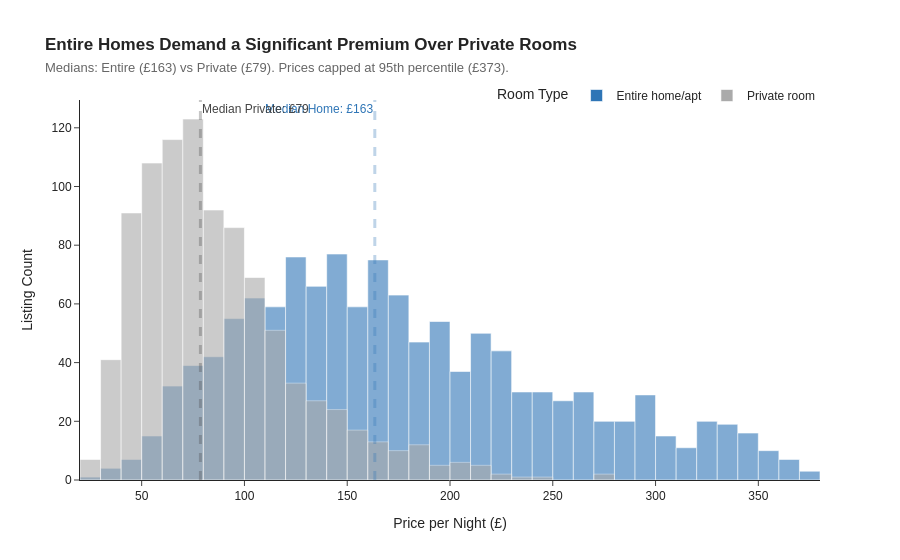

Notebook code cell kept with this figure:
### Markdown cell above
## Task 1 — Histogram: price by room type (overlapping distributions)

**What to build:** A histogram showing price distributions for **Entire home/apt vs Private room** (exclude Shared room — too few observations) overlaid on the same chart.

**Requirements:**
- Both room types on the same chart (use `color='room_type'`)
- `barmode='overlay'` with `opacity=0.6` so both distributions are visible
- A vertical line for the median of EACH room type, differently coloured
- Insight title comparing the two distributions

> 💡 `df_cap[df_cap['room_type'].isin(['Entire home/apt','Private room'])]`

### Code cell
# Task 1
# 1. Filter data for the two room types
df_task1 = df_cap[df_cap['room_type'].isin(['Entire home/apt', 'Private room'])].copy()

# 2. Calculate medians for annotations
med_home = df_task1[df_task1['room_type'] == 'Entire home/apt']['price'].median()
med_private = df_task1[df_task1['room_type'] == 'Private room']['price'].median()

# 3. Create Histogram
fig1 = px.histogram(
    df_task1, 
    x="price", 
    color="room_type",
    barmode='overlay',
    opacity=0.6,
    nbins=40,
    color_discrete_map={'Entire home/apt': '#2E75B6', 'Private room': '#AAAAAA'},
    title="<b>Entire Homes Demand a Significant Premium Over Private Rooms</b><br><span style='font-size:13px; color:#666666'>Medians: Entire (£163) vs Private (£79). Prices capped at 95th percentile (£373).</span>",
    labels={'price': 'Price per Night (£)', 'count': 'Number of Listings'},
    template='simple_white'
)

# 4. Add vertical lines for medians 
fig1.add_vline(
    x=med_home, 
    line_dash="dash", 
    line_color="#2E75B6", 
    line_width=3, 
    layer='above',
    annotation_text=f"Median Home: £{med_home:.0f}", 
    annotation_position="top left",
    annotation_font_color="#2E75B6"
)

fig1.add_vline(
    x=med_private, 
    line_dash="dash", 
    line_color="#444444", 
    line_width=3, 
    layer='above',
    annotation_text=f"Median Private: £{med_private:.0f}", 
    annotation_position="top right", 
    annotation_font_color="#444444"
)
fig1.update_layout(
    font=dict(family="Arial"),
    legend=dict(title="Room Type", orientation='h', y=1.05, x=1, xanchor='right'),
    yaxis_title="Listing Count"
)
fig1.show()

### Figure 1 — Plotly figure (JSON) as saved in the notebook; plotly's stock layout.template omitted (floating-point values rounded to 4 significant figures; data arrays with more than 128 entries replaced by an {"elided": "..."} marker saying what was removed)
{"data": [{"bingroup": "x", "hovertemplate": "room_type=Entire home/apt<br>Price per Night (£)=%{x}<br>count=%{y}<extra></extra>", "legendgroup": "Entire home/apt", "marker": {"color": "#2E75B6", "opacity": 0.6, "pattern": {"shape": ""}}, "name": "Entire home/apt", "nbinsx": 40, "orientation": "v", "showlegend": true, "type": "histogram", "x": {"elided": "1251 float values"}, "xaxis": "x", "yaxis": "y"}, {"bingroup": "x", "hovertemplate": "room_type=Private room<br>Price per Night (£)=%{x}<br>count=%{y}<extra></extra>", "legendgroup": "Private room", "marker": {"color": "#AAAAAA", "opacity": 0.6, "pattern": {"shape": ""}}, "name": "Private room", "nbinsx": 40, "orientation": "v", "showlegend": true, "type": "histogram", "x": {"elided": "942 float values"}, "xaxis": "x", "yaxis": "y"}], "layout": {"annotations": [{"font": {"color": "#2E75B6"}, "showarrow": false, "text": "Median Home: £163", "x": 163.4, "xanchor": "right", "xref": "x", "y": 1, "yanchor": "top", "yref": "y domain"}, {"font": {"color": "#444444"}, "showarrow": false, "text": "Median Private: £79", "x": 78.57, "xanchor": "left", "xref": "x", "y": 1, "yanchor": "top", "yref": "y domain"}], "barmode": "overlay", "font": {"family": "Arial"}, "legend": {"orientation": "h", "title": {"text": "Room Type"}, "tracegroupgap": 0, "x": 1, "xanchor": "right", "y": 1.05}, "shapes": [{"layer": "above", "line": {"color": "#2E75B6", "dash": "dash", "width": 3}, "type": "line", "x0": 163.4, "x1": 163.4, "xref": "x", "y0": 0, "y1": 1, "yref": "y domain"}, {"layer": "above", "line": {"color": "#444444", "dash": "dash", "width": 3}, "type": "line", "x0": 78.57, "x1": 78.57, "xref": "x", "y0": 0, "y1": 1, "yref": "y domain"}], "title": {"text": "<b>Entire Homes Demand a Significant Premium Over Private Rooms</b><br><span style='font-size:13px; color:#666666'>Medians: Entire (£163) vs Private (£79). Prices capped at 95th percentile (£373).</span>"}, "xaxis": {"anchor": "y", "domain": [0, 1], "title": {"text": "Price per Night (£)"}}, "yaxis": {"anchor": "x", "domain": [0, 1], "title": {"text": "Listing Count"}}}}
